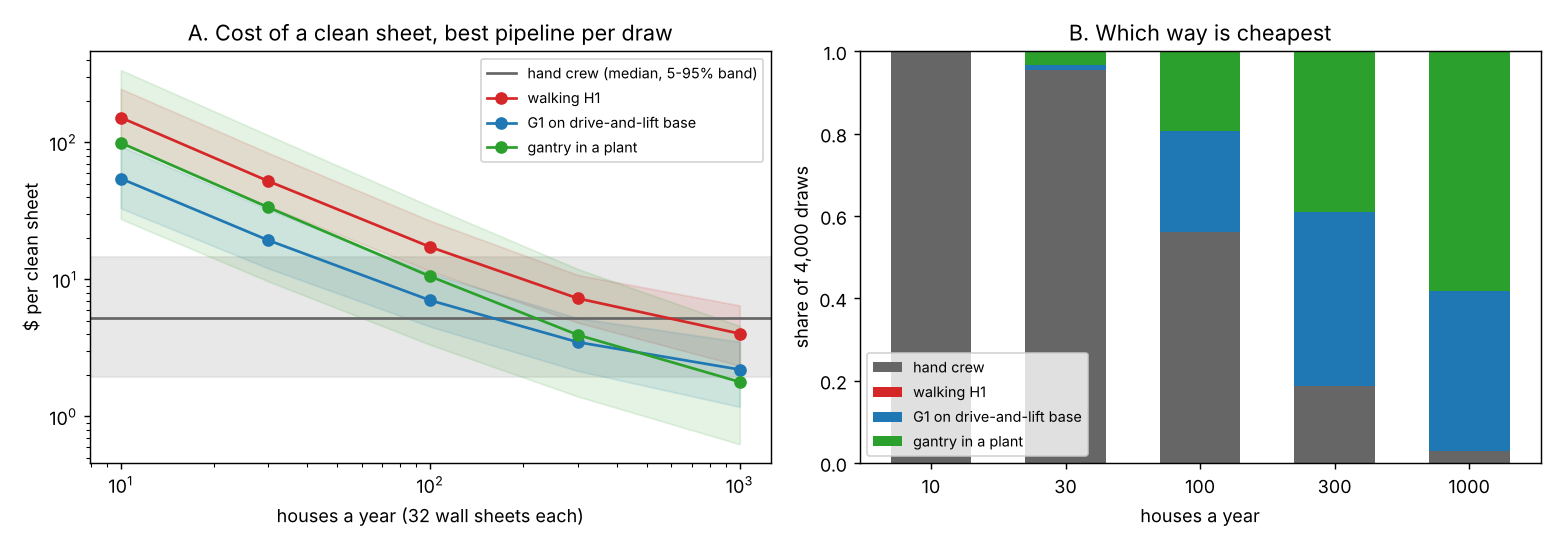

Source code (Python):
"""Figure for milestone 7 from results.json:  python experiments/m7_cost/figure.py"""
import json
import os

import matplotlib
matplotlib.use("Agg")
import matplotlib.pyplot as plt  # noqa: E402
import numpy as np  # noqa: E402

HERE = os.path.dirname(os.path.abspath(__file__))
r = json.load(open(os.path.join(HERE, "results.json")))
NAME = {"hand": ("hand crew", "0.4"), "h1": ("walking H1", "C3"), "base": ("G1 on drive-and-lift base", "C0"),
        "gantry": ("gantry in a plant", "C2")}
fig, ax = plt.subplots(1, 2, figsize=(12, 4.2))

vols = sorted({a["volume"] for a in r["A"]})
h = r["hand"]
ax[0].axhspan(h["p5"], h["p95"], color="0.85", alpha=0.6)
ax[0].axhline(h["median"], color="0.4", lw=1.5, label="hand crew (median, 5-95% band)")
for cls in ("h1", "base", "gantry"):
    rows = sorted((a for a in r["A"] if a["class"] == cls), key=lambda a: a["volume"])
    med = [a["median"] for a in rows]
    lo = [a["p5"] for a in rows]
    hi = [a["p95"] for a in rows]
    ax[0].plot(vols, med, "o-", color=NAME[cls][1], label=NAME[cls][0])
    ax[0].fill_between(vols, lo, hi, color=NAME[cls][1], alpha=0.12)
ax[0].set(xscale="log", yscale="log", xlabel="houses a year (32 wall sheets each)", ylabel="$ per clean sheet",
          title="A. Cost of a clean sheet, best pipeline per draw")
ax[0].legend(fontsize=8)

share = r["cheapest"]
x = np.arange(len(vols))
bottom = np.zeros(len(vols))
for cls in ("hand", "h1", "base", "gantry"):
    v = np.array([share[str(vv)][cls] for vv in vols])
    ax[1].bar(x, v, 0.6, bottom=bottom, color=NAME[cls][1], label=NAME[cls][0])
    bottom += v
ax[1].set_xticks(x)
ax[1].set_xticklabels([str(v) for v in vols])
ax[1].set(xlabel="houses a year", ylabel="share of 4,000 draws", ylim=(0, 1),
          title="B. Which way is cheapest")
ax[1].legend(fontsize=8, loc="lower left")
fig.tight_layout()
fig.savefig(os.path.join(HERE, "figure.png"), dpi=130)
